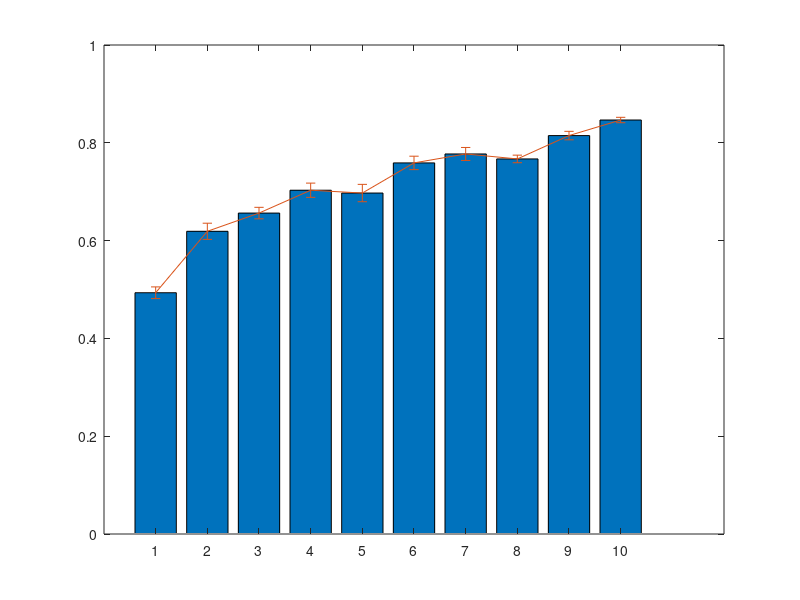

Source code (MATLAB): (Note: this script raises an error after producing the figure.)
load('fig4.mat')
bar(1:10,Ndata)
hold on
er = errorbar(1:10,Ndata,errN,errN);
er.Color = [0 0 0];                            
er.LineStyle = 'none';  
hold off
ylabel('Ratio of Suppressed Cells')
xlabel('Adhesion strength')
figure
bar(1:10,Adata)
hold on
er = errorbar(1:10,Adata,errA,errA);
er.Color = [0 0 0];                            
er.LineStyle = 'none';  
hold off

ylabel('Avg. Adhesion Bond Time (min)')
xlabel('Adhesion strength')